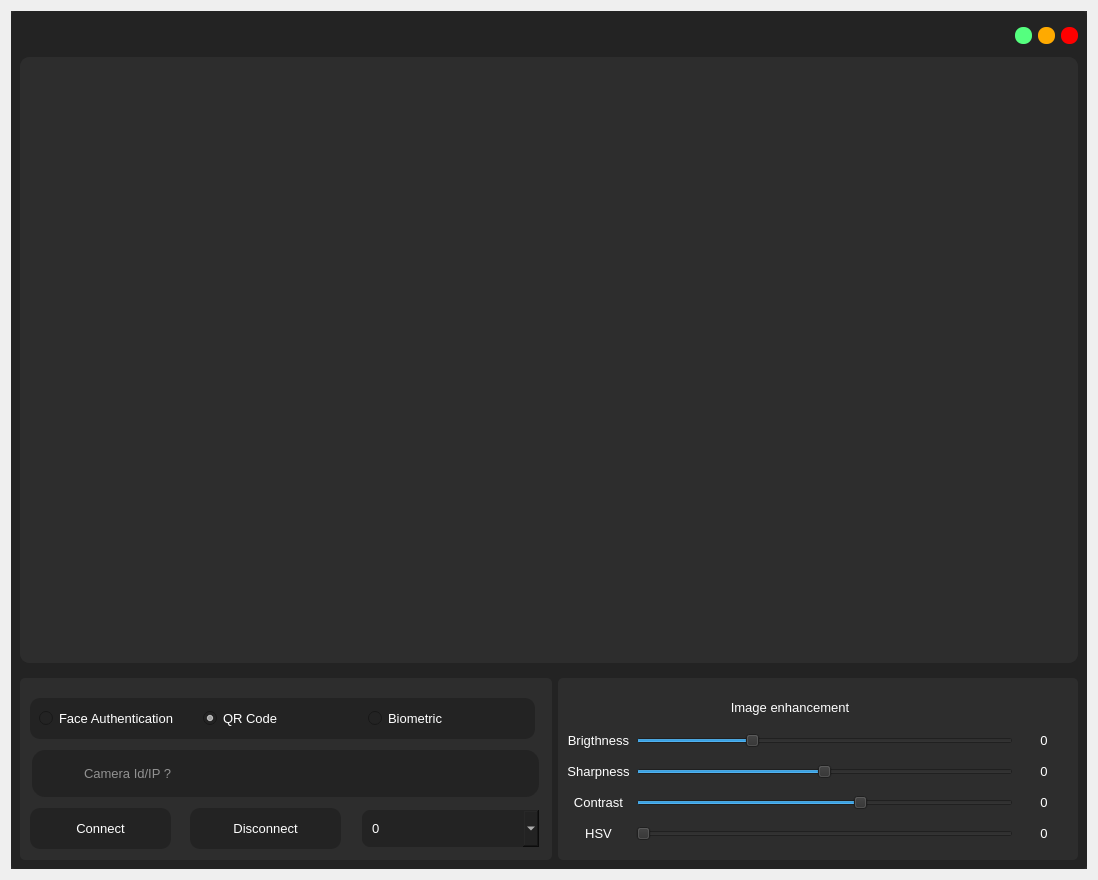
<?xml version="1.0" encoding="UTF-8"?>
<ui version="4.0">
 <class>Dialog</class>
 <widget class="QDialog" name="Dialog">
  <property name="geometry">
   <rect>
    <x>0</x>
    <y>0</y>
    <width>1098</width>
    <height>880</height>
   </rect>
  </property>
  <property name="minimumSize">
   <size>
    <width>1098</width>
    <height>819</height>
   </size>
  </property>
  <property name="maximumSize">
   <size>
    <width>1098</width>
    <height>880</height>
   </size>
  </property>
  <property name="windowTitle">
   <string>Dialog</string>
  </property>
  <layout class="QVBoxLayout" name="verticalLayout">
   <item>
    <widget class="QFrame" name="frame">
     <property name="styleSheet">
      <string notr="true">background-color: rgb(45, 45, 45);</string>
     </property>
     <property name="frameShape">
      <enum>QFrame::NoFrame</enum>
     </property>
     <property name="frameShadow">
      <enum>QFrame::Raised</enum>
     </property>
     <layout class="QVBoxLayout" name="verticalLayout_4">
      <property name="spacing">
       <number>0</number>
      </property>
      <property name="leftMargin">
       <number>0</number>
      </property>
      <property name="topMargin">
       <number>0</number>
      </property>
      <property name="rightMargin">
       <number>0</number>
      </property>
      <property name="bottomMargin">
       <number>0</number>
      </property>
      <item>
       <widget class="QFrame" name="frame_2">
        <property name="styleSheet">
         <string notr="true">QFrame{
	background-color: rgb(35, 35, 35);
	border-radius:5px;
}</string>
        </property>
        <property name="frameShape">
         <enum>QFrame::NoFrame</enum>
        </property>
        <property name="frameShadow">
         <enum>QFrame::Raised</enum>
        </property>
        <layout class="QVBoxLayout" name="verticalLayout_2">
         <property name="leftMargin">
          <number>0</number>
         </property>
         <property name="topMargin">
          <number>0</number>
         </property>
         <property name="rightMargin">
          <number>0</number>
         </property>
         <property name="bottomMargin">
          <number>0</number>
         </property>
         <item>
          <widget class="QFrame" name="frame_3">
           <property name="minimumSize">
            <size>
             <width>0</width>
             <height>40</height>
            </size>
           </property>
           <property name="maximumSize">
            <size>
             <width>16777215</width>
             <height>30</height>
            </size>
           </property>
           <property name="frameShape">
            <enum>QFrame::NoFrame</enum>
           </property>
           <property name="frameShadow">
            <enum>QFrame::Raised</enum>
           </property>
           <layout class="QHBoxLayout" name="horizontalLayout">
            <property name="topMargin">
             <number>0</number>
            </property>
            <property name="bottomMargin">
             <number>0</number>
            </property>
            <item>
             <widget class="QLabel" name="label">
              <property name="minimumSize">
               <size>
                <width>60</width>
                <height>0</height>
               </size>
              </property>
              <property name="maximumSize">
               <size>
                <width>60</width>
                <height>16777215</height>
               </size>
              </property>
              <property name="text">
               <string/>
              </property>
              <property name="pixmap">
               <pixmap resource="../resource/asset.qrc">:/icons/asset/video.svg</pixmap>
              </property>
             </widget>
            </item>
            <item>
             <widget class="QLabel" name="label_2">
              <property name="font">
               <font>
                <family>Arial</family>
                <pointsize>10</pointsize>
               </font>
              </property>
              <property name="styleSheet">
               <string notr="true">QLabel{
	color: rgb(255, 255, 255);
}</string>
              </property>
              <property name="text">
               <string/>
              </property>
              <property name="alignment">
               <set>Qt::AlignCenter</set>
              </property>
             </widget>
            </item>
            <item>
             <widget class="QPushButton" name="btn_minimize">
              <property name="minimumSize">
               <size>
                <width>16</width>
                <height>16</height>
               </size>
              </property>
              <property name="maximumSize">
               <size>
                <width>17</width>
                <height>17</height>
               </size>
              </property>
              <property name="styleSheet">
               <string notr="true">QPushButton{
	background-color: rgb(85, 255, 127);
	border:none;
	border-radius: 8px;
}

QPushButton:hover{	
	background-color: rgba(85, 255, 127,150);
	
}</string>
              </property>
              <property name="text">
               <string/>
              </property>
             </widget>
            </item>
            <item>
             <widget class="QPushButton" name="btn_maximize">
              <property name="minimumSize">
               <size>
                <width>16</width>
                <height>16</height>
               </size>
              </property>
              <property name="maximumSize">
               <size>
                <width>17</width>
                <height>17</height>
               </size>
              </property>
              <property name="styleSheet">
               <string notr="true">QPushButton{
	
	background-color: rgb(255, 170, 0);
	border:none;
	border-radius: 8px;
}

QPushButton:hover{	
	background-color: rgba(255, 170, 0,150);
	
}</string>
              </property>
              <property name="text">
               <string/>
              </property>
             </widget>
            </item>
            <item>
             <widget class="QPushButton" name="btn_close">
              <property name="minimumSize">
               <size>
                <width>16</width>
                <height>16</height>
               </size>
              </property>
              <property name="maximumSize">
               <size>
                <width>17</width>
                <height>17</height>
               </size>
              </property>
              <property name="styleSheet">
               <string notr="true">QPushButton{
	background-color: rgb(255, 0, 0);
	border:none;
	border-radius: 8px;
}

QPushButton:hover{	
	background-color: rgba(255, 0, 0,150);
	
}</string>
              </property>
              <property name="text">
               <string/>
              </property>
             </widget>
            </item>
           </layout>
          </widget>
         </item>
         <item>
          <widget class="QFrame" name="frame_4">
           <property name="frameShape">
            <enum>QFrame::NoFrame</enum>
           </property>
           <property name="frameShadow">
            <enum>QFrame::Raised</enum>
           </property>
           <layout class="QVBoxLayout" name="verticalLayout_3">
            <property name="leftMargin">
             <number>9</number>
            </property>
            <property name="topMargin">
             <number>0</number>
            </property>
            <property name="rightMargin">
             <number>9</number>
            </property>
            <property name="bottomMargin">
             <number>0</number>
            </property>
            <item>
             <widget class="QFrame" name="camera_view">
              <property name="styleSheet">
               <string notr="true">QFrame{
	border-radius:10px;
	background-color: rgb(45, 45, 45);
}</string>
              </property>
              <property name="frameShape">
               <enum>QFrame::StyledPanel</enum>
              </property>
              <property name="frameShadow">
               <enum>QFrame::Raised</enum>
              </property>
              <layout class="QVBoxLayout" name="verticalLayout_5">
               <property name="spacing">
                <number>0</number>
               </property>
               <property name="leftMargin">
                <number>0</number>
               </property>
               <property name="topMargin">
                <number>0</number>
               </property>
               <property name="rightMargin">
                <number>0</number>
               </property>
               <property name="bottomMargin">
                <number>0</number>
               </property>
               <item>
                <widget class="QLabel" name="camera_feeds">
                 <property name="font">
                  <font>
                   <family>Arial</family>
                   <pointsize>12</pointsize>
                  </font>
                 </property>
                 <property name="styleSheet">
                  <string notr="true">QLabel{
	color: rgb(255, 255, 255);
	border-radius:10px;
	background-color: rgb(45, 45, 45);
}</string>
                 </property>
                 <property name="text">
                  <string/>
                 </property>
                 <property name="pixmap">
                  <pixmap resource="../resource/asset.qrc">:/icons/asset/camera-off.svg</pixmap>
                 </property>
                 <property name="alignment">
                  <set>Qt::AlignCenter</set>
                 </property>
                </widget>
               </item>
              </layout>
             </widget>
            </item>
           </layout>
          </widget>
         </item>
         <item>
          <widget class="QFrame" name="frame_5">
           <property name="maximumSize">
            <size>
             <width>16777215</width>
             <height>200</height>
            </size>
           </property>
           <property name="frameShape">
            <enum>QFrame::NoFrame</enum>
           </property>
           <property name="frameShadow">
            <enum>QFrame::Raised</enum>
           </property>
           <layout class="QHBoxLayout" name="horizontalLayout_2">
            <item>
             <widget class="QFrame" name="frame_6">
              <property name="styleSheet">
               <string notr="true">
QFrame{
	background-color: rgb(45, 45, 45);
	border-radius:5px;
}</string>
              </property>
              <property name="frameShape">
               <enum>QFrame::StyledPanel</enum>
              </property>
              <property name="frameShadow">
               <enum>QFrame::Raised</enum>
              </property>
              <widget class="QPushButton" name="btn_exit_cam_connect">
               <property name="geometry">
                <rect>
                 <x>10</x>
                 <y>130</y>
                 <width>141</width>
                 <height>41</height>
                </rect>
               </property>
               <property name="font">
                <font>
                 <pointsize>10</pointsize>
                </font>
               </property>
               <property name="styleSheet">
                <string notr="true">QPushButton{
	color: rgb(255, 255, 255);
	background-color: rgb(35, 35, 35);
	border:none;
	border-radius: 10px;
}

QPushButton:hover{
	border-radius: 20px;
}

QPushButton:pressed{
	border: 2px solid rgb(255,255,255);	
}</string>
               </property>
               <property name="text">
                <string>Connect</string>
               </property>
               <property name="icon">
                <iconset resource="../resource/asset.qrc">
                 <normaloff>:/icons/asset/video.svg</normaloff>:/icons/asset/video.svg</iconset>
               </property>
               <property name="iconSize">
                <size>
                 <width>30</width>
                 <height>30</height>
                </size>
               </property>
               <property name="flat">
                <bool>true</bool>
               </property>
              </widget>
              <widget class="QPushButton" name="btn_exit_cam_disconect">
               <property name="geometry">
                <rect>
                 <x>170</x>
                 <y>130</y>
                 <width>151</width>
                 <height>41</height>
                </rect>
               </property>
               <property name="font">
                <font>
                 <pointsize>10</pointsize>
                </font>
               </property>
               <property name="styleSheet">
                <string notr="true">QPushButton{
	color: rgb(255, 255, 255);
	background-color: rgb(35, 35, 35);
	border:none;
	border-radius: 10px;
}

QPushButton:hover{
	border-radius: 20px;
}

QPushButton:pressed{
	border: 2px solid rgb(255,255,255);	
}</string>
               </property>
               <property name="text">
                <string>Disconnect</string>
               </property>
               <property name="icon">
                <iconset resource="../resource/asset.qrc">
                 <normaloff>:/icons/asset/video-off.svg</normaloff>:/icons/asset/video-off.svg</iconset>
               </property>
               <property name="iconSize">
                <size>
                 <width>30</width>
                 <height>30</height>
                </size>
               </property>
               <property name="flat">
                <bool>true</bool>
               </property>
              </widget>
              <widget class="QComboBox" name="exit_comboBox">
               <property name="geometry">
                <rect>
                 <x>340</x>
                 <y>130</y>
                 <width>181</width>
                 <height>41</height>
                </rect>
               </property>
               <property name="minimumSize">
                <size>
                 <width>0</width>
                 <height>41</height>
                </size>
               </property>
               <property name="maximumSize">
                <size>
                 <width>16777215</width>
                 <height>41</height>
                </size>
               </property>
               <property name="font">
                <font>
                 <pointsize>10</pointsize>
                </font>
               </property>
               <property name="styleSheet">
                <string notr="true">QComboBox{
	background-color: rgb(35,35,35);
	color: rgb(255, 255, 255);
	border: 2px solid rgb(45, 45, 45);
	padding-left:10px;
	border-radius: 10px;
}</string>
               </property>
               <property name="frame">
                <bool>false</bool>
               </property>
               <item>
                <property name="text">
                 <string>0</string>
                </property>
               </item>
               <item>
                <property name="text">
                 <string>1</string>
                </property>
               </item>
               <item>
                <property name="text">
                 <string>2</string>
                </property>
               </item>
               <item>
                <property name="text">
                 <string>3</string>
                </property>
               </item>
               <item>
                <property name="text">
                 <string>4</string>
                </property>
               </item>
               <item>
                <property name="text">
                 <string>5</string>
                </property>
               </item>
              </widget>
              <widget class="QLabel" name="label_28">
               <property name="geometry">
                <rect>
                 <x>20</x>
                 <y>80</y>
                 <width>41</width>
                 <height>31</height>
                </rect>
               </property>
               <property name="styleSheet">
                <string notr="true">background-color: rgb(35,35,35);</string>
               </property>
               <property name="text">
                <string/>
               </property>
               <property name="pixmap">
                <pixmap resource="../resource/asset.qrc">:/icons/asset/video.svg</pixmap>
               </property>
              </widget>
              <widget class="QLineEdit" name="exit_cam_ip">
               <property name="geometry">
                <rect>
                 <x>10</x>
                 <y>70</y>
                 <width>511</width>
                 <height>51</height>
                </rect>
               </property>
               <property name="font">
                <font>
                 <pointsize>10</pointsize>
                </font>
               </property>
               <property name="styleSheet">
                <string notr="true">QLineEdit{
    background-color: rgb(35,35,35);
	color: rgb(255, 255, 255);
	border: 2px solid  rgb(45, 45, 45);
	border-radius:15px;
	padding-left: 50px;
}

QLineEdit:hover{
	border:2px solid rgb(35, 35, 35);
}

QLineEdit:focus{
	border:2px solid rgb(255, 255, 255);
}</string>
               </property>
               <property name="placeholderText">
                <string>Camera Id/IP ?</string>
               </property>
               <property name="clearButtonEnabled">
                <bool>true</bool>
               </property>
              </widget>
              <widget class="QFrame" name="date_frame_2">
               <property name="geometry">
                <rect>
                 <x>10</x>
                 <y>20</y>
                 <width>505</width>
                 <height>41</height>
                </rect>
               </property>
               <property name="minimumSize">
                <size>
                 <width>505</width>
                 <height>0</height>
                </size>
               </property>
               <property name="maximumSize">
                <size>
                 <width>450</width>
                 <height>16777215</height>
                </size>
               </property>
               <property name="styleSheet">
                <string notr="true">QFrame{
	color: rgb(255, 255, 255);
	background-color: rgb(35, 35, 35);
	border-radius: 10px;
}</string>
               </property>
               <property name="frameShape">
                <enum>QFrame::StyledPanel</enum>
               </property>
               <property name="frameShadow">
                <enum>QFrame::Raised</enum>
               </property>
               <layout class="QHBoxLayout" name="horizontalLayout_13">
                <item>
                 <widget class="QRadioButton" name="face_auth">
                  <property name="font">
                   <font>
                    <family>Arial</family>
                    <pointsize>10</pointsize>
                   </font>
                  </property>
                  <property name="styleSheet">
                   <string notr="true">QRadioButton{
	background-color: rgb(35, 35, 35);
	color: rgb(255, 255, 255);
}</string>
                  </property>
                  <property name="text">
                   <string>Face Authentication</string>
                  </property>
                  <property name="icon">
                   <iconset resource="../resource/asset.qrc">
                    <normaloff>:/icons/asset/user-check.svg</normaloff>:/icons/asset/user-check.svg</iconset>
                  </property>
                  <property name="checked">
                   <bool>false</bool>
                  </property>
                 </widget>
                </item>
                <item>
                 <widget class="QRadioButton" name="qr_code_auth">
                  <property name="font">
                   <font>
                    <family>Arial</family>
                    <pointsize>10</pointsize>
                   </font>
                  </property>
                  <property name="styleSheet">
                   <string notr="true">QRadioButton{
	background-color: rgb(35, 35, 35);
	color: rgb(255, 255, 255);
}</string>
                  </property>
                  <property name="text">
                   <string>QR Code</string>
                  </property>
                  <property name="icon">
                   <iconset resource="../resource/asset.qrc">
                    <normaloff>:/icons/asset/user-check.svg</normaloff>:/icons/asset/user-check.svg</iconset>
                  </property>
                  <property name="checked">
                   <bool>true</bool>
                  </property>
                 </widget>
                </item>
                <item>
                 <widget class="QRadioButton" name="biometric_auth">
                  <property name="font">
                   <font>
                    <family>Arial</family>
                    <pointsize>10</pointsize>
                   </font>
                  </property>
                  <property name="styleSheet">
                   <string notr="true">QRadioButton{
	background-color: rgb(35, 35, 35);
	color: rgb(255, 255, 255);
}</string>
                  </property>
                  <property name="text">
                   <string>Biometric </string>
                  </property>
                  <property name="icon">
                   <iconset resource="../resource/asset.qrc">
                    <normaloff>:/icons/asset/user-check.svg</normaloff>:/icons/asset/user-check.svg</iconset>
                  </property>
                  <property name="checked">
                   <bool>false</bool>
                  </property>
                 </widget>
                </item>
               </layout>
              </widget>
              <zorder>btn_exit_cam_connect</zorder>
              <zorder>btn_exit_cam_disconect</zorder>
              <zorder>exit_comboBox</zorder>
              <zorder>exit_cam_ip</zorder>
              <zorder>label_28</zorder>
              <zorder>date_frame_2</zorder>
             </widget>
            </item>
            <item>
             <widget class="QFrame" name="frame_7">
              <property name="maximumSize">
               <size>
                <width>520</width>
                <height>16777215</height>
               </size>
              </property>
              <property name="styleSheet">
               <string notr="true">QFrame{
	background-color: rgb(45, 45, 45);
	border-radius:5px;
}</string>
              </property>
              <property name="frameShape">
               <enum>QFrame::NoFrame</enum>
              </property>
              <property name="frameShadow">
               <enum>QFrame::Raised</enum>
              </property>
              <layout class="QGridLayout" name="gridLayout">
               <item row="0" column="0" colspan="2">
                <widget class="QLabel" name="label_14">
                 <property name="minimumSize">
                  <size>
                   <width>0</width>
                   <height>20</height>
                  </size>
                 </property>
                 <property name="maximumSize">
                  <size>
                   <width>16777215</width>
                   <height>20</height>
                  </size>
                 </property>
                 <property name="font">
                  <font>
                   <family>Arial</family>
                   <pointsize>10</pointsize>
                  </font>
                 </property>
                 <property name="styleSheet">
                  <string notr="true">color: rgb(255, 255, 255);</string>
                 </property>
                 <property name="text">
                  <string>Image enhancement</string>
                 </property>
                 <property name="alignment">
                  <set>Qt::AlignCenter</set>
                 </property>
                </widget>
               </item>
               <item row="1" column="0">
                <widget class="QLabel" name="entry_dilation_label">
                 <property name="font">
                  <font>
                   <family>Arial</family>
                   <pointsize>10</pointsize>
                   <weight>50</weight>
                   <bold>false</bold>
                  </font>
                 </property>
                 <property name="styleSheet">
                  <string notr="true">QLabel{
	color: rgb(255, 255, 255);
	background-color: rgb(45, 45, 45);
	border-radius: 10px;
}</string>
                 </property>
                 <property name="text">
                  <string>Brigthness</string>
                 </property>
                 <property name="alignment">
                  <set>Qt::AlignCenter</set>
                 </property>
                </widget>
               </item>
               <item row="1" column="1">
                <widget class="QSlider" name="brigthness">
                 <property name="toolTip">
                  <string/>
                 </property>
                 <property name="maximum">
                  <number>100</number>
                 </property>
                 <property name="value">
                  <number>30</number>
                 </property>
                 <property name="orientation">
                  <enum>Qt::Horizontal</enum>
                 </property>
                </widget>
               </item>
               <item row="1" column="2">
                <widget class="QLabel" name="brigthness_value">
                 <property name="minimumSize">
                  <size>
                   <width>50</width>
                   <height>0</height>
                  </size>
                 </property>
                 <property name="font">
                  <font>
                   <family>Arial</family>
                   <pointsize>10</pointsize>
                   <weight>50</weight>
                   <bold>false</bold>
                  </font>
                 </property>
                 <property name="styleSheet">
                  <string notr="true">QLabel{
	color: rgb(255, 255, 255);
	background-color: rgb(45, 45, 45);
	border-radius: 10px;
}</string>
                 </property>
                 <property name="text">
                  <string>0</string>
                 </property>
                 <property name="alignment">
                  <set>Qt::AlignCenter</set>
                 </property>
                </widget>
               </item>
               <item row="2" column="0">
                <widget class="QLabel" name="entry_erosion_label">
                 <property name="font">
                  <font>
                   <family>Arial</family>
                   <pointsize>10</pointsize>
                   <weight>50</weight>
                   <bold>false</bold>
                  </font>
                 </property>
                 <property name="styleSheet">
                  <string notr="true">QLabel{
	color: rgb(255, 255, 255);
	background-color: rgb(45, 45, 45);
	border-radius: 10px;
}</string>
                 </property>
                 <property name="text">
                  <string>Sharpness</string>
                 </property>
                 <property name="alignment">
                  <set>Qt::AlignCenter</set>
                 </property>
                </widget>
               </item>
               <item row="2" column="1">
                <widget class="QSlider" name="sharpness">
                 <property name="maximum">
                  <number>100</number>
                 </property>
                 <property name="value">
                  <number>50</number>
                 </property>
                 <property name="orientation">
                  <enum>Qt::Horizontal</enum>
                 </property>
                </widget>
               </item>
               <item row="2" column="2">
                <widget class="QLabel" name="sharpness_value">
                 <property name="minimumSize">
                  <size>
                   <width>50</width>
                   <height>0</height>
                  </size>
                 </property>
                 <property name="font">
                  <font>
                   <family>Arial</family>
                   <pointsize>10</pointsize>
                   <weight>50</weight>
                   <bold>false</bold>
                  </font>
                 </property>
                 <property name="styleSheet">
                  <string notr="true">QLabel{
	color: rgb(255, 255, 255);
	background-color: rgb(45, 45, 45);
	border-radius: 10px;
}</string>
                 </property>
                 <property name="text">
                  <string>0</string>
                 </property>
                 <property name="alignment">
                  <set>Qt::AlignCenter</set>
                 </property>
                </widget>
               </item>
               <item row="3" column="0">
                <widget class="QLabel" name="entry_blur_label">
                 <property name="font">
                  <font>
                   <family>Arial</family>
                   <pointsize>10</pointsize>
                   <weight>50</weight>
                   <bold>false</bold>
                  </font>
                 </property>
                 <property name="styleSheet">
                  <string notr="true">QLabel{
	color: rgb(255, 255, 255);
	background-color: rgb(45, 45, 45);
	border-radius: 10px;
}</string>
                 </property>
                 <property name="text">
                  <string>Contrast</string>
                 </property>
                 <property name="alignment">
                  <set>Qt::AlignCenter</set>
                 </property>
                </widget>
               </item>
               <item row="3" column="1">
                <widget class="QSlider" name="contrast">
                 <property name="maximum">
                  <number>100</number>
                 </property>
                 <property name="value">
                  <number>60</number>
                 </property>
                 <property name="orientation">
                  <enum>Qt::Horizontal</enum>
                 </property>
                </widget>
               </item>
               <item row="3" column="2">
                <widget class="QLabel" name="contrast_value">
                 <property name="minimumSize">
                  <size>
                   <width>50</width>
                   <height>0</height>
                  </size>
                 </property>
                 <property name="font">
                  <font>
                   <family>Arial</family>
                   <pointsize>10</pointsize>
                   <weight>50</weight>
                   <bold>false</bold>
                  </font>
                 </property>
                 <property name="styleSheet">
                  <string notr="true">QLabel{
	color: rgb(255, 255, 255);
	background-color: rgb(45, 45, 45);
	border-radius: 10px;
}</string>
                 </property>
                 <property name="text">
                  <string>0</string>
                 </property>
                 <property name="alignment">
                  <set>Qt::AlignCenter</set>
                 </property>
                </widget>
               </item>
               <item row="4" column="0">
                <widget class="QLabel" name="entry_unimp_label">
                 <property name="font">
                  <font>
                   <family>Arial</family>
                   <pointsize>10</pointsize>
                   <weight>50</weight>
                   <bold>false</bold>
                  </font>
                 </property>
                 <property name="styleSheet">
                  <string notr="true">QLabel{
	color: rgb(255, 255, 255);
	background-color: rgb(45, 45, 45);
	border-radius: 10px;
}</string>
                 </property>
                 <property name="text">
                  <string>HSV</string>
                 </property>
                 <property name="alignment">
                  <set>Qt::AlignCenter</set>
                 </property>
                </widget>
               </item>
               <item row="4" column="1">
                <widget class="QSlider" name="hsv">
                 <property name="maximum">
                  <number>100</number>
                 </property>
                 <property name="orientation">
                  <enum>Qt::Horizontal</enum>
                 </property>
                </widget>
               </item>
               <item row="4" column="2">
                <widget class="QLabel" name="hsv_value">
                 <property name="minimumSize">
                  <size>
                   <width>50</width>
                   <height>0</height>
                  </size>
                 </property>
                 <property name="font">
                  <font>
                   <family>Arial</family>
                   <pointsize>10</pointsize>
                   <weight>50</weight>
                   <bold>false</bold>
                  </font>
                 </property>
                 <property name="styleSheet">
                  <string notr="true">QLabel{
	color: rgb(255, 255, 255);
	background-color: rgb(45, 45, 45);
	border-radius: 10px;
}</string>
                 </property>
                 <property name="text">
                  <string>0</string>
                 </property>
                 <property name="alignment">
                  <set>Qt::AlignCenter</set>
                 </property>
                </widget>
               </item>
              </layout>
             </widget>
            </item>
           </layout>
          </widget>
         </item>
        </layout>
       </widget>
      </item>
     </layout>
    </widget>
   </item>
  </layout>
 </widget>
 <resources>
  <include location="../resource/asset.qrc"/>
 </resources>
 <connections/>
</ui>
